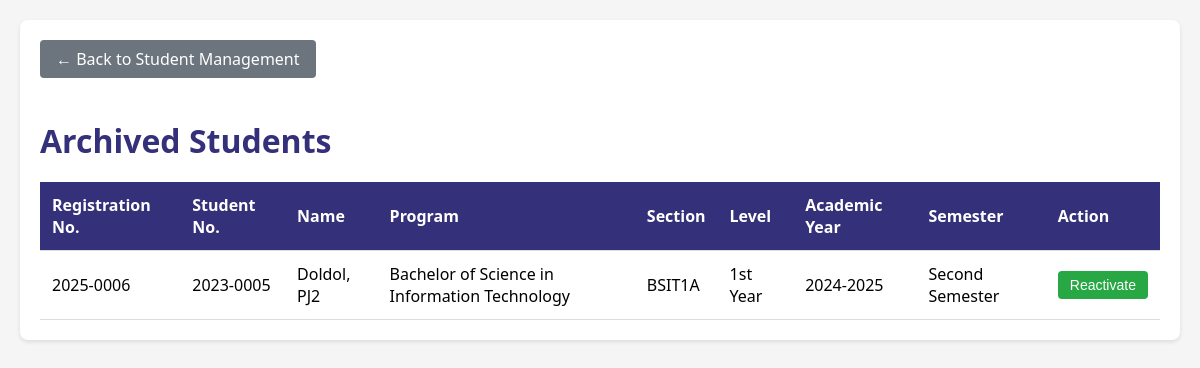
/refer/pages/archived_students.php, run on the app's committed database.
### tables this page shows
CREATE TABLE `students` (
  `RegistrationNo` varchar(20) NOT NULL,
  `studentNo` varchar(20) NOT NULL,
  `Username` varchar(50) NOT NULL,
  `Email` varchar(100) NOT NULL,
  `PasswordHash` varchar(255) NOT NULL,
  `LastName` varchar(50) NOT NULL,
  `FirstName` varchar(50) NOT NULL,
  `Mname` varchar(50) DEFAULT NULL,
  `ProgramCode` varchar(10) NOT NULL,
  `Level` int(11) NOT NULL,
  `SectionCode` varchar(10) NOT NULL,
  `AcademicYear` varchar(20) DEFAULT NULL,
  `Semester` varchar(20) DEFAULT NULL,
  `AccountType` varchar(20) NOT NULL DEFAULT 'Student',
  `LastLogin` timestamp NULL DEFAULT NULL,
  `IsActive` tinyint(1) DEFAULT 1
);

CREATE TABLE `programs` (
  `ProgramCode` varchar(50) NOT NULL,
  `ProgramTitle` varchar(255) NOT NULL
);

CREATE TABLE `levels` (
  `LevelID` int(11) NOT NULL,
  `LevelName` varchar(50) NOT NULL
);

### refer/pages/archived_students.php (the view, shortened to what this page needs)
<?php
include '../includes/db_connect.php';
$archived_student_query = "SELECT s.*, p.ProgramTitle, l.LevelName
                          FROM students s
                          JOIN programs p ON s.ProgramCode = p.ProgramCode
                          JOIN levels l ON s.Level = l.LevelID
                          WHERE s.IsActive = 0
                          ORDER BY s.RegistrationNo DESC";
$archived_student_result = $conn->query($archived_student_query);
?>
<!DOCTYPE html>
<html lang="en">
<head>
    <link rel="stylesheet" href="https://cdnjs.cloudflare.com/ajax/libs/font-awesome/6.0.0/css/all.min.css">
</head>
<body>
    <div class="container">
        <a href="student_management.php" class="back-btn">← Back to Student Management</a>
        <h1>Archived Students</h1>
        <table>
            <thead>
                <tr>
                    <th>Registration No.</th>
                    <th>Student No.</th>
                    <th>Name</th>
                    <th>Program</th>
                    <th>Section</th>
                    <th>Level</th>
                    <th>Academic Year</th>
                    <th>Semester</th>
                    <th>Action</th>
                </tr>
            </thead>
            <tbody>
                <?php while ($row = $archived_student_result->fetch_assoc()): ?>
                    <tr>
                        <td><?php echo htmlspecialchars($row['RegistrationNo']); ?></td>
                        <td><?php echo htmlspecialchars($row['studentNo']); ?></td>
                        <td><?php echo htmlspecialchars($row['LastName'] . ', ' . $row['FirstName'] . ' ' . $row['Mname']); ?></td>
                        <td><?php echo htmlspecialchars($row['ProgramTitle']); ?></td>
                        <td><?php echo htmlspecialchars($row['SectionCode']); ?></td>
                        <td><?php echo htmlspecialchars($row['LevelName']); ?></td>
                        <td><?php echo htmlspecialchars($row['AcademicYear']); ?></td>
                        <td><?php echo htmlspecialchars($row['Semester']); ?></td>
                        <td>
                            <form method="POST" style="display: inline;">
                                <button type="submit" name="reactivate_student" class="action-btn reactivate-btn" onclick="return confirm('Are you sure you want to reactivate this student?');">
                                    Reactivate
                                </button>
                            </form>
                        </td>
                    </tr>
                <?php endwhile; ?>
            </tbody>
        </table>
    </div>
</body>
</html>

### refer/pages/archived_students.php (style rules this page uses)
body { font-family: 'Segoe UI', Tahoma, Geneva, Verdana, sans-serif; margin: 0; padding: 20px; background-color: #f5f5f5; }
.container { max-width: 1200px; margin: 0 auto; background-color: white; padding: 20px; border-radius: 8px; box-shadow: 0 2px 4px rgba(0,0,0,0.1); }
h1 { color: #343079; margin-bottom: 20px; }
table { width: 100%; border-collapse: collapse; margin-top: 20px; }
th, td { padding: 12px; text-align: left; border-bottom: 1px solid #ddd; }
th { background-color: #343079; color: white; }
.action-btn { padding: 6px 12px; border: none; border-radius: 4px; cursor: pointer; font-size: 14px; transition: background-color 0.3s; }
.reactivate-btn { background-color: #28a745; color: white; }
.back-btn { background-color: #6c757d; color: white; text-decoration: none; padding: 8px 16px; border-radius: 4px; display: inline-block; margin-bottom: 20px; }

### data on the page
students: RegistrationNo "2025-0006", studentNo "2023-0005", LastName+FirstName+Mname "Doldol, PJ2", ProgramCode.ProgramTitle "Bachelor of Science in Information Technology", SectionCode "BSIT1A", Level.LevelName "1st Year", AcademicYear "2024-2025", Semester "Second Semester"
